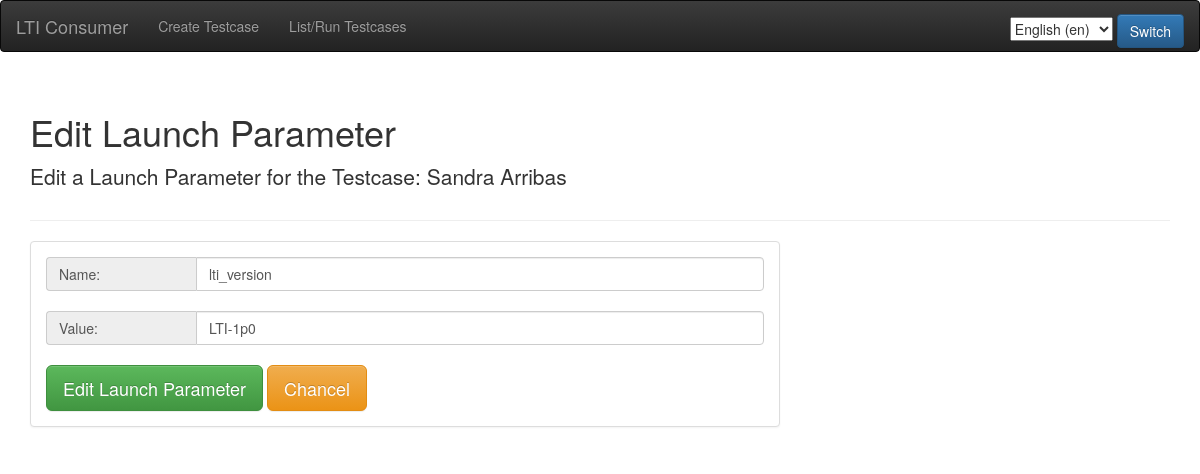
/testcase/4/launch/param/22/edit, run on the app's committed database.
### consumer/models.py (models this page shows, shortened)
class Testcase(models.Model):
    name = models.CharField(max_length=200, verbose_name=_('Name'))
    launch_url = models.URLField(verbose_name=_('Launch URL'))
    consumer_key = models.CharField(max_length=200,
                                    blank=True,
                                    verbose_name=_('Consumer key'))
    consumer_secret = models.CharField(max_length=200,
                                       blank=True,
                                       verbose_name=_('Consumer secret'))
    published_at = models.DateTimeField(default=timezone.now,
                                        verbose_name=_('Published at'))
    class Meta:
        verbose_name = _('Testcase')
        verbose_name_plural = _('Testcases')

class LaunchParam(models.Model):
    testcase = models.ForeignKey(Testcase,
                                 on_delete=models.CASCADE,
                                 verbose_name=_('Testcase'))
    name = models.CharField(max_length=200, verbose_name=_('Name'))
    value = models.CharField(max_length=200, blank=True,
                             verbose_name=_('Value'))
    class Meta:
        verbose_name = _('Launch Parameter')
        verbose_name_plural = _('Launch Parameters')

### consumer/views.py (the view)
def edit_launch_param(request, testcase_id, launch_param_id):
    testcase = get_object_or_404(Testcase, id=testcase_id)
    launch_param = get_object_or_404(LaunchParam, id=launch_param_id)
    if request.method == 'POST':
        form = LaunchParamForm(request.POST, instance=launch_param)
        if form.is_valid():
            lp = form.save(commit=False)
            lp.testcase = testcase
            lp.save()
            return HttpResponseRedirect(reverse('consumer.views.show_testcase',
                                                args=(testcase.id,)))
    else:
        form = LaunchParamForm(instance=launch_param)
    default_launch_params = DefaultLaunchParam.objects.all()
    params = {'form': form, 'testcase': testcase, 'launch_param': launch_param,
              'default_launch_params': default_launch_params}
    return render(request, 'consumer/edit_launch_param.html', params)

### consumer/forms.py
class LaunchParamForm(ModelForm):
    class Meta:
        model = LaunchParam
        fields = ['name', 'value']
    def __init__(self, *args, **kwargs):
        super(LaunchParamForm, self).__init__(*args, **kwargs)
        for visible in self.visible_fields():
            visible.field.widget.attrs['class'] = 'form-control'
            visible.field.widget.attrs['aria-describedby'] = visible.html_name
            self.fields['name'].widget.attrs['list'] = 'default_launch_params'

### consumer/templates/consumer/edit_launch_param.html (shortened to what this page needs)
{% extends "base.html" %}
{% load i18n %}
{% block content %}
    <div class="page-header">
        <h1>{% trans "Edit Launch Parameter" %}</h1>
        <p class="lead">{% trans "Edit a Launch Parameter for the Testcase:" %} {{ testcase.name }}</p>
    </div>
    <div class="row">
        <div class="col-md-8">
            <div class="panel panel-default">
                <div class="panel-body">
                    <form action="{% url 'consumer.views.edit_launch_param' testcase_id=testcase.id launch_param_id=launch_param.id %}" method="post">
                        {% for field in form %}
                            <div class="input-group">
                                <span class="input-group-addon" id="{{ field.html_name }}">{{ field.label }}:</span>
                              {{ field }}
                            </div>
                            <br />
                        {% endfor %}
                        <input type="submit" value="{% trans "Edit Launch Parameter" %}" class="btn btn-success btn-lg" />
                        <input type="reset" value="{% trans "Chancel" %}" class="btn btn-warning btn-lg" />
                    </form>
                </div>
            </div>
        </div>
    </div>
{% endblock %}

### static/css/custom.css (style rules this page uses)
.input-group-addon { min-width: 150px; text-align: left; }

### data on the page
Testcase: name "Sandra Arribas"
LaunchParam: form "lti_version" "LTI-1p0"

### other printed values
{{ field.label }} "Name" "Value"
form field language "English (en)"
